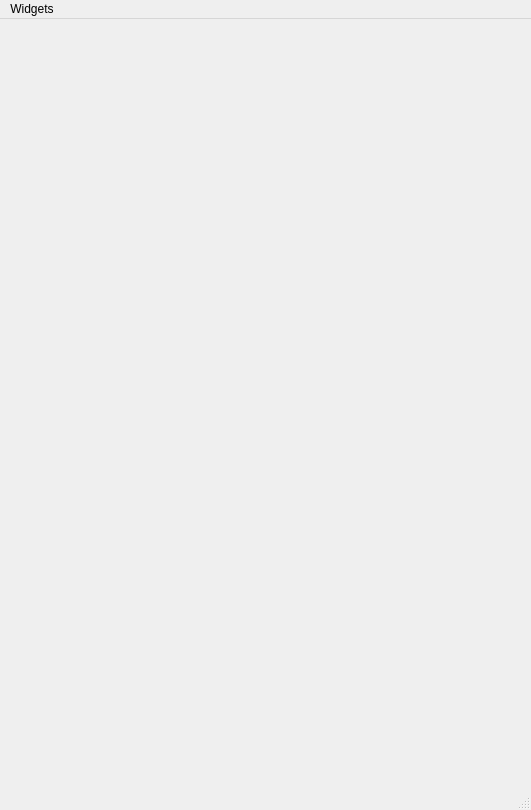
<?xml version="1.0" encoding="UTF-8"?>
<ui version="4.0">
 <class>MainMenu</class>
 <widget class="QMainWindow" name="MainMenu">
  <property name="geometry">
   <rect>
    <x>0</x>
    <y>0</y>
    <width>531</width>
    <height>810</height>
   </rect>
  </property>
  <property name="minimumSize">
   <size>
    <width>531</width>
    <height>810</height>
   </size>
  </property>
  <property name="maximumSize">
   <size>
    <width>531</width>
    <height>810</height>
   </size>
  </property>
  <property name="windowTitle">
   <string>MainMenu</string>
  </property>
  <widget class="QWidget" name="centralwidget">
   <property name="minimumSize">
    <size>
     <width>531</width>
     <height>781</height>
    </size>
   </property>
   <property name="maximumSize">
    <size>
     <width>531</width>
     <height>781</height>
    </size>
   </property>
   <widget class="QStackedWidget" name="stackedWidget">
    <property name="geometry">
     <rect>
      <x>0</x>
      <y>-10</y>
      <width>531</width>
      <height>781</height>
     </rect>
    </property>
    <property name="minimumSize">
     <size>
      <width>531</width>
      <height>781</height>
     </size>
    </property>
    <property name="maximumSize">
     <size>
      <width>531</width>
      <height>781</height>
     </size>
    </property>
    <property name="currentIndex">
     <number>0</number>
    </property>
    <widget class="smartcalc" name="page">
     <property name="minimumSize">
      <size>
       <width>531</width>
       <height>781</height>
      </size>
     </property>
     <property name="maximumSize">
      <size>
       <width>531</width>
       <height>781</height>
      </size>
     </property>
    </widget>
    <widget class="finances" name="page_2">
     <property name="minimumSize">
      <size>
       <width>531</width>
       <height>781</height>
      </size>
     </property>
     <property name="maximumSize">
      <size>
       <width>531</width>
       <height>781</height>
      </size>
     </property>
    </widget>
    <widget class="Fin_Deposit" name="page_3"/>
   </widget>
  </widget>
  <widget class="QMenuBar" name="menubar">
   <property name="geometry">
    <rect>
     <x>0</x>
     <y>0</y>
     <width>531</width>
     <height>22</height>
    </rect>
   </property>
   <widget class="QMenu" name="menuWidgets">
    <property name="title">
     <string>Widgets</string>
    </property>
    <addaction name="actionSmartCalc"/>
    <addaction name="actionFinances"/>
    <addaction name="actionFinances_Deposit"/>
   </widget>
   <addaction name="menuWidgets"/>
  </widget>
  <widget class="QStatusBar" name="statusbar"/>
  <action name="actionSmartCalc">
   <property name="text">
    <string>SmartCalc</string>
   </property>
  </action>
  <action name="actionFinances">
   <property name="text">
    <string>Credit</string>
   </property>
  </action>
  <action name="actionFinances_Deposit">
   <property name="text">
    <string>Deposit</string>
   </property>
  </action>
 </widget>
 <customwidgets>
  <customwidget>
   <class>finances</class>
   <extends>QWidget</extends>
   <header>finances.h</header>
   <container>1</container>
  </customwidget>
  <customwidget>
   <class>smartcalc</class>
   <extends>QWidget</extends>
   <header>smartcalc.h</header>
   <container>1</container>
  </customwidget>
  <customwidget>
   <class>Fin_Deposit</class>
   <extends>QWidget</extends>
   <header>fin_deposit.h</header>
   <container>1</container>
  </customwidget>
 </customwidgets>
 <resources/>
 <connections/>
</ui>
